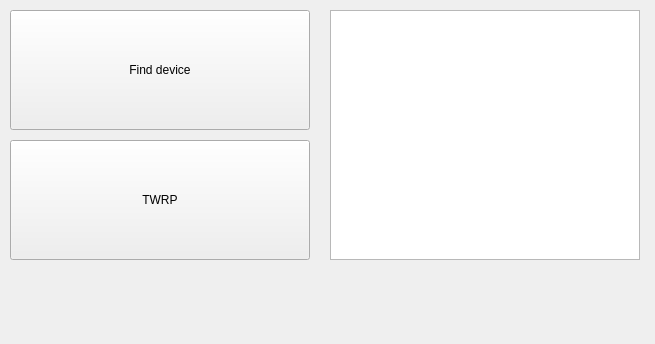
<?xml version="1.0" encoding="UTF-8"?>
<ui version="4.0">
 <class>MainWindow</class>
 <widget class="QMainWindow" name="MainWindow">
  <property name="geometry">
   <rect>
    <x>0</x>
    <y>0</y>
    <width>655</width>
    <height>344</height>
   </rect>
  </property>
  <property name="windowTitle">
   <string>MainWindow</string>
  </property>
  <widget class="QWidget" name="centralwidget">
   <widget class="QPushButton" name="find_device">
    <property name="geometry">
     <rect>
      <x>10</x>
      <y>10</y>
      <width>300</width>
      <height>120</height>
     </rect>
    </property>
    <property name="text">
     <string>Find device</string>
    </property>
   </widget>
   <widget class="QPushButton" name="twrp_start">
    <property name="geometry">
     <rect>
      <x>10</x>
      <y>140</y>
      <width>300</width>
      <height>120</height>
     </rect>
    </property>
    <property name="text">
     <string>TWRP</string>
    </property>
   </widget>
   <widget class="QListWidget" name="list_devices">
    <property name="geometry">
     <rect>
      <x>330</x>
      <y>10</y>
      <width>310</width>
      <height>250</height>
     </rect>
    </property>
   </widget>
  </widget>
 </widget>
 <resources/>
 <connections/>
</ui>
